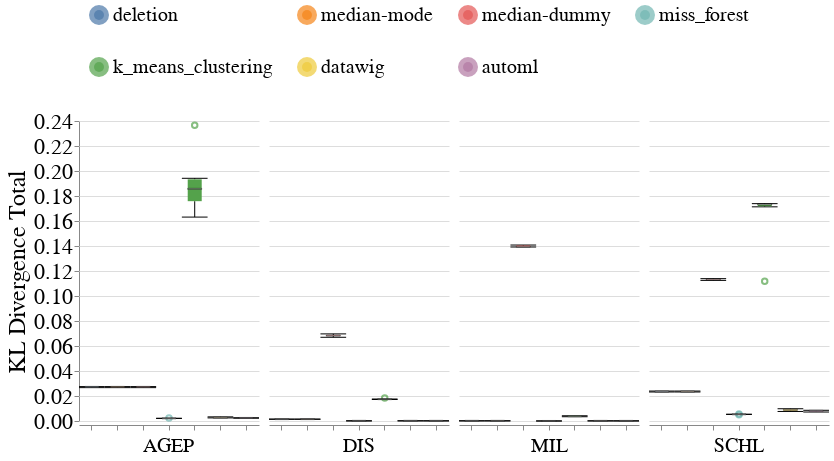

Source (notebook cell):
### Code cell
create_box_plots_for_mixed_exp(dataset_name=DATASET_NAME,
                               column_names=['SCHL', 'DIS', 'MIL', 'AGEP'],
                               metric_name='kl_divergence_total',
                               db_client=db_client,
                               without_dummy=False)

### Figure 1 — Vega-Lite specification as saved in the notebook (floating-point values rounded to 4 significant figures; data arrays with more than 128 entries replaced by an {"elided": "..."} marker saying what was removed)
{"config": {"view": {"continuousWidth": 400, "continuousHeight": 300, "stroke": null}, "axis": {"labelFontSize": 22, "labelFontWeight": "normal", "titleFontSize": 24, "titleFontWeight": "normal"}, "facet": {"spacing": 10}, "header": {"labelFontSize": 20, "labelOrient": "bottom", "labelPadding": 5, "titleFontSize": 20}, "legend": {"columns": 4, "direction": "horizontal", "labelFontSize": 20, "labelLimit": 400, "orient": "top", "symbolOffset": 10, "symbolStrokeWidth": 10, "titleAnchor": "middle", "titleFontSize": 22, "titleLimit": 300}, "title": {"fontSize": 20}}, "data": {"name": "data-4f53c795a53e7137151b15594ced05a4"}, "mark": {"type": "boxplot", "median": {"stroke": "black", "strokeWidth": 0.7}, "ticks": true}, "encoding": {"color": {"field": "Null_Imputer_Name", "sort": ["deletion", "median-mode", "median-dummy", "miss_forest", "k_means_clustering", "datawig", "automl"], "title": null, "type": "nominal"}, "column": {"field": "Column_With_Nulls", "title": null, "type": "nominal"}, "x": {"axis": {"labels": false}, "field": "Null_Imputer_Name", "sort": ["deletion", "median-mode", "median-dummy", "miss_forest", "k_means_clustering", "datawig", "automl"], "title": null, "type": "nominal"}, "y": {"field": "Kl_Divergence_Total", "scale": {"zero": false}, "title": "KL Divergence Total", "type": "quantitative"}}, "width": 180, "$schema": "https://vega.github.io/schema/vega-lite/v4.17.0.json", "datasets": {"data-4f53c795a53e7137151b15594ced05a4": {"elided": "164 records"}}}
